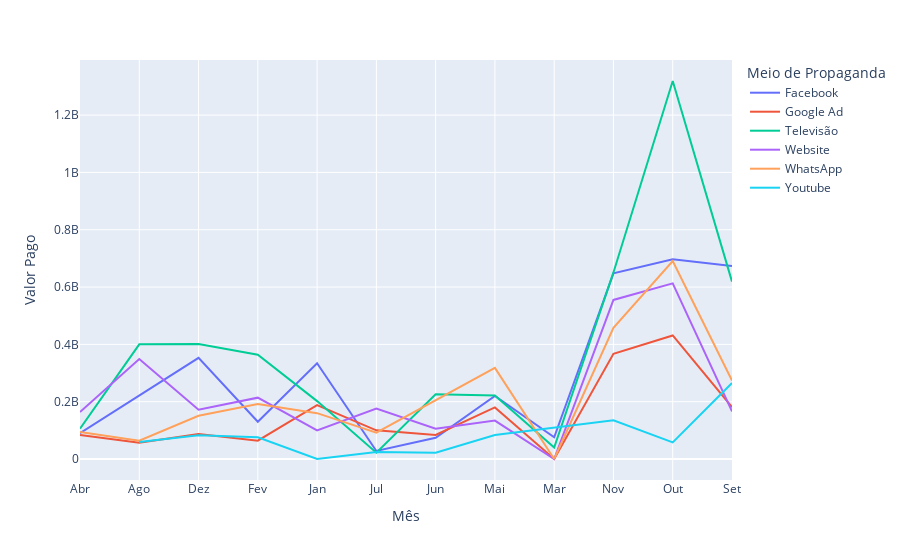

Notebook code cell kept with this figure:
### Code cell
import plotly.express as px
px.line(df_meio_prop, x='Mês', y='Valor Pago', color='Meio de Propaganda')

### Figure 1 — Plotly figure (JSON) as saved in the notebook; plotly's stock layout.template omitted (floating-point values rounded to 4 significant figures)
{"data": [{"hovertemplate": "Meio de Propaganda=Facebook<br>Mês=%{x}<br>Valor Pago=%{y}<extra></extra>", "legendgroup": "Facebook", "line": {"color": "#636efa", "dash": "solid"}, "marker": {"symbol": "circle"}, "mode": "lines", "name": "Facebook", "orientation": "v", "showlegend": true, "type": "scatter", "x": ["Abr", "Ago", "Dez", "Fev", "Jan", "Jul", "Jun", "Mai", "Mar", "Nov", "Out", "Set"], "xaxis": "x", "y": [90000000, 223000000, 353000000, 130000000, 334000000, 28000000, 74000000, 220000000, 76000000, 648000000, 697000000, 673000000], "yaxis": "y"}, {"hovertemplate": "Meio de Propaganda=Google Ad<br>Mês=%{x}<br>Valor Pago=%{y}<extra></extra>", "legendgroup": "Google Ad", "line": {"color": "#EF553B", "dash": "solid"}, "marker": {"symbol": "circle"}, "mode": "lines", "name": "Google Ad", "orientation": "v", "showlegend": true, "type": "scatter", "x": ["Abr", "Ago", "Dez", "Fev", "Jan", "Jul", "Jun", "Mai", "Mar", "Nov", "Out", "Set"], "xaxis": "x", "y": [84000000, 57000000, 87000000, 64000000, 188000000, 100000000, 84000000, 180000000, 0, 367000000, 431000000, 181000000], "yaxis": "y"}, {"hovertemplate": "Meio de Propaganda=Televisão<br>Mês=%{x}<br>Valor Pago=%{y}<extra></extra>", "legendgroup": "Televisão", "line": {"color": "#00cc96", "dash": "solid"}, "marker": {"symbol": "circle"}, "mode": "lines", "name": "Televisão", "orientation": "v", "showlegend": true, "type": "scatter", "x": ["Abr", "Ago", "Dez", "Fev", "Jan", "Jul", "Jun", "Mai", "Mar", "Nov", "Out", "Set"], "xaxis": "x", "y": [106000000, 400000000, 401000000, 364000000, 202000000, 22000000, 226000000, 222000000, 40000000, 651000000, 1319000000, 619000000], "yaxis": "y"}, {"hovertemplate": "Meio de Propaganda=Website<br>Mês=%{x}<br>Valor Pago=%{y}<extra></extra>", "legendgroup": "Website", "line": {"color": "#ab63fa", "dash": "solid"}, "marker": {"symbol": "circle"}, "mode": "lines", "name": "Website", "orientation": "v", "showlegend": true, "type": "scatter", "x": ["Abr", "Ago", "Dez", "Fev", "Jan", "Jul", "Jun", "Mai", "Mar", "Nov", "Out", "Set"], "xaxis": "x", "y": [164000000, 349000000, 172000000, 214000000, 100000000, 176000000, 106000000, 134000000, 0, 555000000, 613000000, 166000000], "yaxis": "y"}, {"hovertemplate": "Meio de Propaganda=WhatsApp<br>Mês=%{x}<br>Valor Pago=%{y}<extra></extra>", "legendgroup": "WhatsApp", "line": {"color": "#FFA15A", "dash": "solid"}, "marker": {"symbol": "circle"}, "mode": "lines", "name": "WhatsApp", "orientation": "v", "showlegend": true, "type": "scatter", "x": ["Abr", "Ago", "Dez", "Fev", "Jan", "Jul", "Mai", "Mar", "Nov", "Out", "Set"], "xaxis": "x", "y": [94000000, 64000000, 151000000, 192000000, 160000000, 92000000, 318000000, 0, 458000000, 691000000, 274000000], "yaxis": "y"}, {"hovertemplate": "Meio de Propaganda=Youtube<br>Mês=%{x}<br>Valor Pago=%{y}<extra></extra>", "legendgroup": "Youtube", "line": {"color": "#19d3f3", "dash": "solid"}, "marker": {"symbol": "circle"}, "mode": "lines", "name": "Youtube", "orientation": "v", "showlegend": true, "type": "scatter", "x": ["Ago", "Dez", "Fev", "Jan", "Jul", "Jun", "Mai", "Nov", "Out", "Set"], "xaxis": "x", "y": [59000000, 83000000, 76000000, 0, 24000000, 22000000, 84000000, 135000000, 58000000, 265000000], "yaxis": "y"}], "layout": {"legend": {"title": {"text": "Meio de Propaganda"}, "tracegroupgap": 0}, "margin": {"t": 60}, "xaxis": {"anchor": "y", "domain": [0, 1], "title": {"text": "Mês"}}, "yaxis": {"anchor": "x", "domain": [0, 1], "title": {"text": "Valor Pago"}}}}
